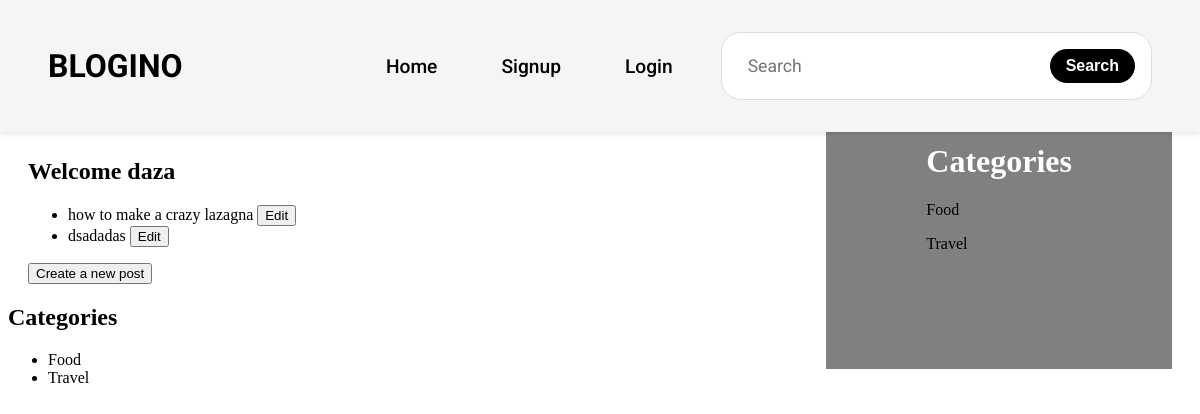
Page /dashboard/ (signed in) on the earlier database version.
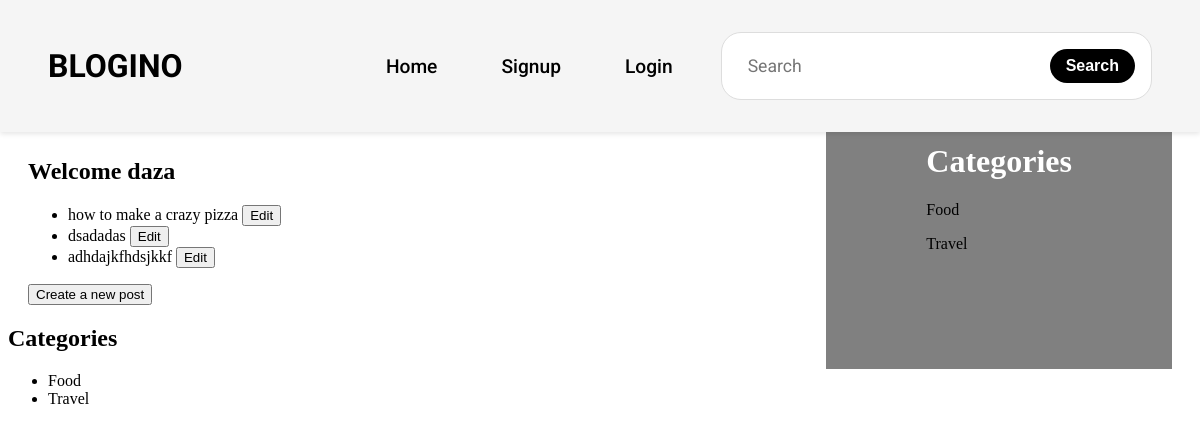
Same page on the later database version.
### landing/models.py (models this page shows, shortened)
class Category(models.Model):
    name = models.CharField(max_length=100)

class Post(models.Model):
    title = models.CharField(max_length=100)
    user = models.ForeignKey(User, on_delete=models.CASCADE)
    content = RichTextField(blank=True, null=True)
    likes = models.PositiveIntegerField(default=0)
    created_at = models.DateTimeField(auto_now_add=True)
    updated_at = models.DateTimeField(auto_now=True)
    category = models.ForeignKey(Category, on_delete=models.CASCADE)

### landing/views.py (the view)
# urls.py: path('dashboard/', views.dashboard, name='dashboard'),
@login_required
def dashboard(request):
    categories = Category.objects.all()
    user = request.user
    posts = Post.objects.filter(user=request.user)
    context = {
        'categories': categories,
        'posts': posts,
        'user': user,
    }
    return render(request, 'landing/dashboard.html', context)

### templates/landing/dashboard.html (shortened to what this page needs)
{% load static %}
<!DOCTYPE html>
<html lang="en">
<head>
    <link rel="stylesheet" href="{% static 'landing/css/components/menu.css' %}">
    <link rel="stylesheet" href="{% static 'landing/css/components/sidebar.css' %}">
    <link rel="stylesheet" href="{% static 'landing/css/components/posts.css' %}">
    <link href='https://unpkg.com/boxicons@2.1.4/css/boxicons.min.css' rel='stylesheet'>
</head>
<body>
    {% block menu %}
        {% include 'landing/components/menu.html' %}
    {% endblock %}
    {% block category %}
        {% include 'landing/components/sidebar.html' %}
    {% endblock %}
    {% block dashboard %}
        <div class="dashboard">
            <h1>Dashboard</h1>
            <div class="posts">
                <h2>Welcome {{user}}</h2>
                <ul>
                    {% for post in posts %}
                        <li>
                            <a href="{% url 'landing:post_detail' post.id %}">{{ post.title }} </a>
                            <button><a href="{% url 'landing:edit_post' post.id %}">Edit</a></button>
                        </li>
                    {% endfor %}
                </ul>
                <button><a href="{% url 'landing:create_post' %}">Create a new post</a></button>
            </div>
            <div class="categories">
                <h2>Categories</h2>
                <ul>
                    {% for category in categories %}
                        <li>
                            <a href="{% url 'landing:category' category.id %}">{{ category.name }}</a>
                        </li>
                    {% endfor %}
                </ul>
            </div>
        </div>
    {% endblock %}
</body>
</html>

### templates/landing/components/menu.html
{% block menu %}
    <div class="menu">
        <ul class="menu-list">
            <div class="left">
                <li class="logo"><a href="{% url 'landing:index' %}">BLOGINO</a></li>
            </div>
            <div class="right">
                <li class="items"><a href="{% url 'landing:index' %}">Home</a> </li>
                <li class="items">Signup</li>
                <li class="items">Login</li>
                <div class="searching">
                    <input type="text" class="search" placeholder="Search">
                    <button class="search-button">Search</button>
                </div>
            </div>
        </ul>
    </div>
{% endblock %}

### templates/landing/components/sidebar.html
{% block sidebar %}
    <div class="sidebar">
        <h1 class="sidebar__title">Categories</h1>
        {% for category in categories %}
            <p> <a href="{% url 'landing:category' category.id %}"> {{ category.name }} </a></p>
        {% endfor %}
    </div>
{% endblock %}

### static/landing/css/components/menu.css (style rules this page uses)
.menu { background-color: #f5f5f5; color: rgb(4, 0, 10); display: flex; justify-content: space-between; align-items: center; padding: 2rem 3rem; font-family: "Roboto", sans-serif; position: fixed; top: 0; left: 0; right: 0; z-index: 1000; box-shadow: 0 2px 5px rgba(0, 0, 0, 0.1); }
.menu-list { display: flex; justify-content: space-between; width: 100%; list-style: none; padding: 0; margin: 0; }
.left { display: flex; align-items: center; gap: 1rem; }
.logo { font-size: 2rem; font-weight: bold; margin-right: 50px; }
.searching { display: flex; align-items: center; background-color: #ffffff; border: 1px solid #ddd; border-radius: 20px; padding: 1rem 1rem; font-size: 1.1rem; }
.search { border: none; outline: none; width: 300px; font-size: 1.1rem; font-family: inherit; padding-left: 10px; }
.search-button { background-color: black; color: white; border: none; border-radius: 20px; padding: 0.5rem 1rem; font-size: 1rem; font-weight: bold; cursor: pointer; transition: all 0.3s ease; }
.right { display: flex; align-items: center; gap: 2rem; }
.items { font-size: 1.2rem; font-weight: 500; text-decoration: none; color: black; padding: 0.5rem 1rem; border-radius: 5px; transition: background-color 0.3s ease; cursor: pointer; transition: .3s; }
a { text-decoration: none; color: black; }

### static/landing/css/components/sidebar.css (style rules this page uses)
.sidebar { background-color: gray !important; color: white; float: right; margin-right: 20px; padding: 20px 100px 100px 100px; margin-top: 80px; }

### static/landing/css/components/posts.css (style rules this page uses)
.posts { color: black; margin-left: 20px; width: 50%; margin-top: 100px; }

Differences in the rows shown:
changed Post: title "how to make a crazy lazagna" → "how to make a crazy pizza"
added Post: title "adhdajkfhdsjkkf"
